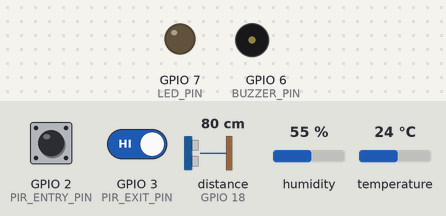
Simulated run of this sketch. Board: ESP32-S3. On the bench: output pins drawn as LEDs (lit = HIGH), buzzer (waves = sounding). Wiring (inferred from the names in the program): ultrasonic range finder: trigger GPIO 5; echo GPIO 18. The inputs (shaded band) are chosen by the test bench; at power-on: distance to the obstacle (sensor on GPIO 18) 80 cm, GPIO 2 (PIR_ENTRY_PIN) HIGH, GPIO 3 (PIR_EXIT_PIN) HIGH, humidity 55 %, temperature 24 °C. The echo pulse lasts 58.3 µs per cm; WiFi joins after 1.5 s; servers stay silent unless stated; uploads are accepted with an empty reply; EEPROM starts erased; pins used as bus, display or sensor lines are not drawn; what the sketch prints to the serial monitor is not drawn.

Above: at 2.7 s.
2.8 s: distance to the obstacle (sensor on GPIO 18) set to 2 cm
At 4.3 s:
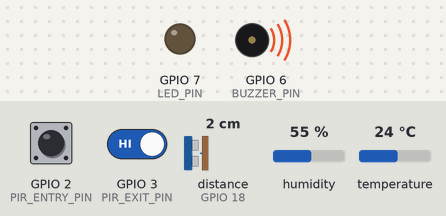
16.5 s: GPIO 2 (PIR_ENTRY_PIN) pulsed LOW 2 times (0.12 s each, 0.3 s apart)
At 18.6 s:
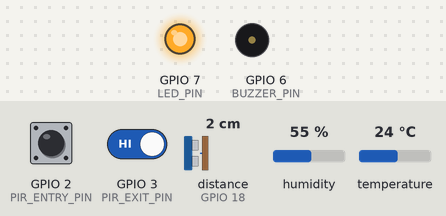
Timing chart, 0 to 20.1 s (numbered marks = the images above; inputs shaded):
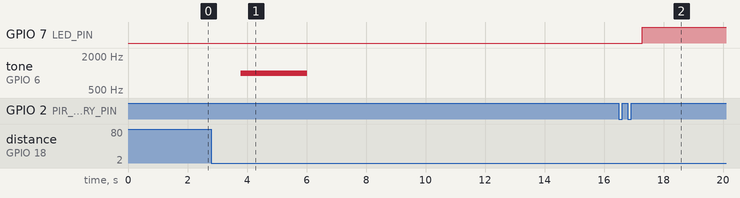

Measured:
- after the input at 2.8 s, tone on GPIO 6 (BUZZER_PIN): silent → 1000 Hz after 0.98 s, → silent 2.3 s later
- after the input at 16.5 s, GPIO 7 (LED_PIN): LOW → HIGH after 0.79 s

The sketch:

smart_mess.ino
```cpp
#include <WiFi.h>
#include <HTTPClient.h>
#include <DHT.h>
#include <Preferences.h>

// WiFi credentials
const char* ssid = "prateek";
const char* password = "headshot";

// Server configuration (VMware IP)
const char* serverURL = "http://192.168.153.49:8080/api/data";

// Sensor pins
#define PIR_ENTRY_PIN 2
#define PIR_EXIT_PIN 3
#define TRIG_PIN 5
#define ECHO_PIN 18
#define DHT_PIN 4
#define DHT_TYPE DHT22
#define BUZZER_PIN 6
#define LED_PIN 7

const float BIN_THRESHOLD = 10.0;
volatile int occupancy = 0;
volatile int totalVisitors = 0;
int dustbinFullCount = 0;
DHT dht(DHT_PIN, DHT_TYPE);

Preferences preferences;

// Debouncing variables
volatile unsigned long lastEntryTime = 0;
volatile unsigned long lastExitTime = 0;
const unsigned long DEBOUNCE_DELAY = 500;

// Bin state variables
bool binWasFull = false;
unsigned long buzzerStartTime = 0;
const unsigned long BUZZER_DURATION = 1000;

// Interrupt handlers
void IRAM_ATTR entryDetected() {
  if (millis() - lastEntryTime > DEBOUNCE_DELAY) {
    occupancy++;
    totalVisitors++;
    preferences.putUInt("total", totalVisitors);
    lastEntryTime = millis();
  }
}

void IRAM_ATTR exitDetected() {
  if (millis() - lastExitTime > DEBOUNCE_DELAY && occupancy > 0) {
    occupancy--;
    lastExitTime = millis();
  }
}

// Modified ultrasonic function with default value if disconnected
float readUltrasonic(bool &ultrasonicConnected) {
  digitalWrite(TRIG_PIN, LOW);
  delayMicroseconds(4);
  digitalWrite(TRIG_PIN, HIGH);
  delayMicroseconds(15);
  digitalWrite(TRIG_PIN, LOW);

  long duration = pulseIn(ECHO_PIN, HIGH, 58000); // 58ms timeout (~10m)

  if(duration <= 0) {
    Serial.println("Ultrasonic sensor disconnected! Using default value.");
    ultrasonicConnected = false;
    return 1.0; // Default value for distance (cm)
  }
  ultrasonicConnected = true;
  return duration * 0.0343 / 2; // Convert to cm
}

String calculateFanSpeed(float temperature, float humidity) {
  String fanSpeed = "Low";
  if (!isnan(temperature) && !isnan(humidity)) {
    if (temperature > 28 || humidity > 60) fanSpeed = "High";
    else if (temperature > 24 || humidity > 50) fanSpeed = "Medium";
  }
  return fanSpeed;
}

void handleBinState(bool binIsFull, bool ultrasonicConnected) {
  if (ultrasonicConnected) {
    if (binIsFull && !binWasFull) {
      dustbinFullCount++;
      tone(BUZZER_PIN, 1000);
      buzzerStartTime = millis();
    }
    if (buzzerStartTime != 0 && (millis() - buzzerStartTime >= BUZZER_DURATION)) {
      noTone(BUZZER_PIN);
      buzzerStartTime = 0;
    }
    binWasFull = binIsFull;
  }
}

void setup() {
  preferences.begin("mess", false);
  preferences.clear();
  preferences.end();

  Serial.begin(9600);
  pinMode(PIR_ENTRY_PIN, INPUT);
  pinMode(PIR_EXIT_PIN, INPUT);
  pinMode(TRIG_PIN, OUTPUT);
  pinMode(ECHO_PIN, INPUT);
  pinMode(BUZZER_PIN, OUTPUT);
  pinMode(LED_PIN, OUTPUT);
  dht.begin();

  preferences.begin("mess", false);
  totalVisitors = preferences.getUInt("total", 0);

  attachInterrupt(digitalPinToInterrupt(PIR_ENTRY_PIN), entryDetected, RISING);
  attachInterrupt(digitalPinToInterrupt(PIR_EXIT_PIN), exitDetected, RISING);

  WiFi.begin(ssid, password);
  Serial.print("Connecting to WiFi");
  while (WiFi.status() != WL_CONNECTED) {
    delay(500);
    Serial.print(".");
  }
  Serial.println("\nConnected! IP: " + WiFi.localIP().toString());
}

void loop() {
  bool ultrasonicConnected = true;
  float distance = readUltrasonic(ultrasonicConnected);

  // Use default full_count if ultrasonic is disconnected
  int fullCountToSend = ultrasonicConnected ? dustbinFullCount : 1;

  // Handle bin state only if sensor connected
  if (ultrasonicConnected) {
    bool binIsFull = (distance <= BIN_THRESHOLD);
    handleBinState(binIsFull, ultrasonicConnected);
  }

  // Always read other sensors
  float humidity = dht.readHumidity();
  float temperature = dht.readTemperature();
  String fanSpeed = calculateFanSpeed(temperature, humidity);

  // LED shows occupancy regardless of ultrasonic status
  digitalWrite(LED_PIN, occupancy > 0 ? HIGH : LOW);

  // Serial output
  Serial.print("Occupancy: ");
  Serial.print(occupancy);
  Serial.print(" | Total: ");
  Serial.print(totalVisitors);
  Serial.print(" | Distance: ");
  Serial.print(distance, 1);
  Serial.print("cm | Full Count: ");
  Serial.print(fullCountToSend);
  Serial.print(" | Temp: ");
  Serial.print(temperature, 1);
  Serial.print("°C | Humidity: ");
  Serial.print(humidity, 1);
  Serial.print("% | Fan: ");
  Serial.println(fanSpeed);

  // HTTP POST (always sends valid data)
  if (WiFi.status() == WL_CONNECTED) {
    HTTPClient http;
    http.begin(serverURL);
    http.addHeader("Content-Type", "application/json");

    String jsonPayload = "{";
    jsonPayload += "\"occupancy\":" + String(occupancy);
    jsonPayload += ",\"total_visitors\":" + String(totalVisitors);
    jsonPayload += ",\"temperature\":" + String(temperature,1);
    jsonPayload += ",\"humidity\":" + String(humidity,1);
    jsonPayload += ",\"distance\":" + String(distance,1);
    jsonPayload += ",\"full_count\":" + String(fullCountToSend);
    jsonPayload += ",\"fan_speed\":\"" + fanSpeed + "\"}";

    int httpCode = http.POST(jsonPayload);
    if (httpCode == HTTP_CODE_OK) {
      Serial.println("Data sent successfully");
    } else {
      Serial.print("Error sending data, HTTP code: ");
      Serial.println(httpCode);
    }
    http.end();
  } else {
    Serial.println("WiFi disconnected - reconnecting");
    WiFi.reconnect();
  }

  delay(2000);
}
```
